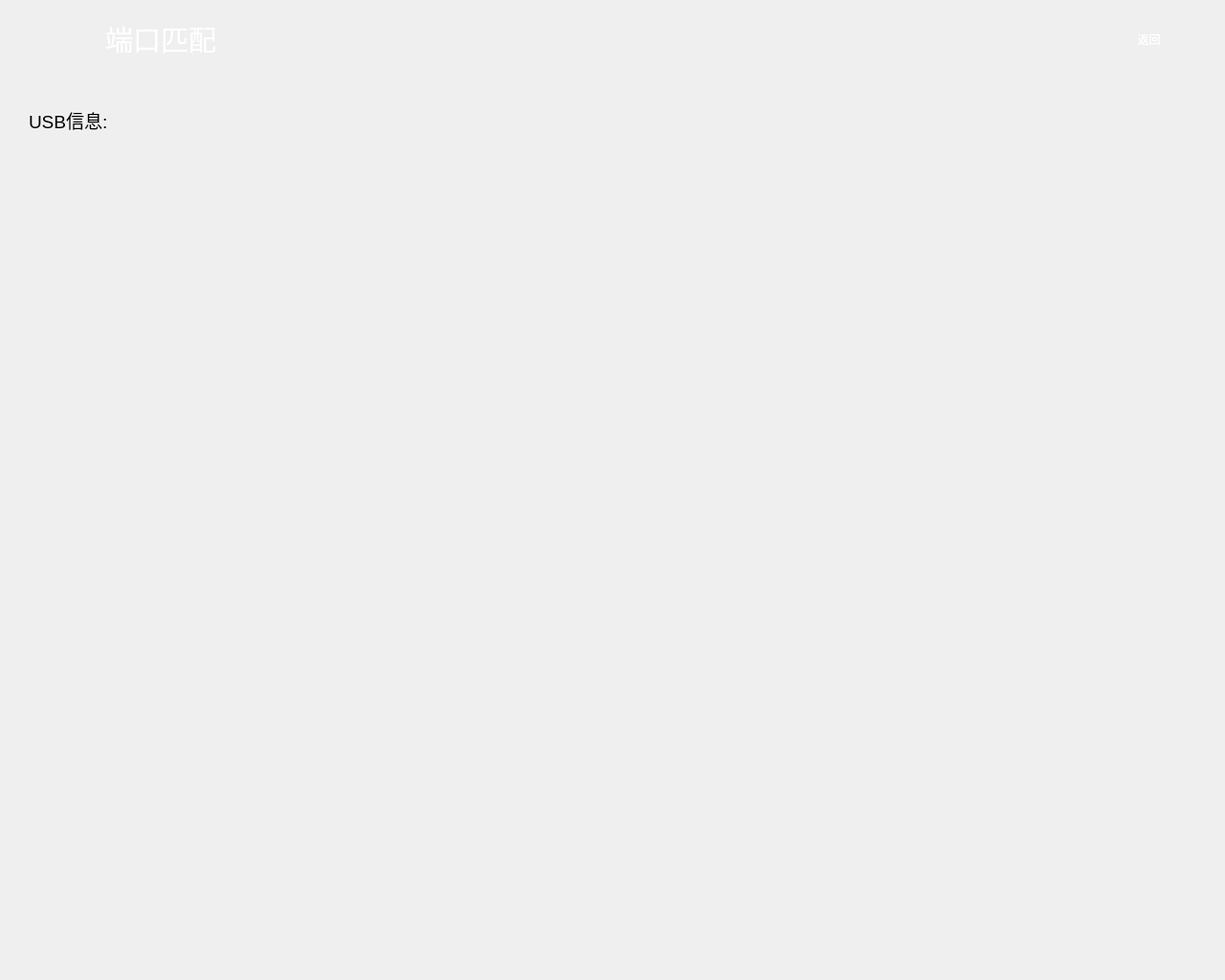
<?xml version="1.0" encoding="UTF-8"?>
<ui version="4.0">
 <class>WsPairDeviceForm</class>
 <widget class="QWidget" name="WsPairDeviceForm">
  <property name="geometry">
   <rect>
    <x>0</x>
    <y>0</y>
    <width>1280</width>
    <height>1024</height>
   </rect>
  </property>
  <property name="windowTitle">
   <string>Form</string>
  </property>
  <property name="styleSheet">
   <string notr="true"/>
  </property>
  <widget class="QPushButton" name="pushButtonBack">
   <property name="geometry">
    <rect>
     <x>1145</x>
     <y>5</y>
     <width>111</width>
     <height>71</height>
    </rect>
   </property>
   <property name="styleSheet">
    <string notr="true">QPushButton{
font: 20pt &quot;Sans Serif&quot;;
border: none;
background-color: transparent;
	color: rgb(255, 255, 255);
}
</string>
   </property>
   <property name="text">
    <string>返回</string>
   </property>
  </widget>
  <widget class="QListWidget" name="listWidget">
   <property name="geometry">
    <rect>
     <x>0</x>
     <y>150</y>
     <width>1280</width>
     <height>881</height>
    </rect>
   </property>
   <property name="styleSheet">
    <string notr="true">QListWidget{
    margin: auto;
	spacing: 20px;
	background-color: transparent;
}

QScrollBar:vertical { width: 38px; }

QListWidget::item {
    height: 266px;
    width: 440px;
    border: 1px solid rgba(0,144,255,0.6);
margin-left:10px;
margin-top:10px;
}</string>
   </property>
   <property name="flow">
    <enum>QListView::LeftToRight</enum>
   </property>
   <property name="isWrapping" stdset="0">
    <bool>true</bool>
   </property>
   <property name="viewMode">
    <enum>QListView::ListMode</enum>
   </property>
  </widget>
  <widget class="QLabel" name="label">
   <property name="geometry">
    <rect>
     <x>30</x>
     <y>110</y>
     <width>91</width>
     <height>31</height>
    </rect>
   </property>
   <property name="font">
    <font>
     <pointsize>14</pointsize>
    </font>
   </property>
   <property name="text">
    <string>USB信息:</string>
   </property>
  </widget>
  <widget class="QLabel" name="labelUsbPortNum">
   <property name="geometry">
    <rect>
     <x>140</x>
     <y>100</y>
     <width>211</width>
     <height>51</height>
    </rect>
   </property>
   <property name="font">
    <font>
     <pointsize>14</pointsize>
    </font>
   </property>
   <property name="styleSheet">
    <string notr="true">color: rgb(0, 0, 255);</string>
   </property>
   <property name="frameShadow">
    <enum>QFrame::Plain</enum>
   </property>
   <property name="text">
    <string/>
   </property>
  </widget>
  <widget class="QLabel" name="labelPairDeviceTitle">
   <property name="geometry">
    <rect>
     <x>110</x>
     <y>15</y>
     <width>141</width>
     <height>51</height>
    </rect>
   </property>
   <property name="font">
    <font>
     <family>Sans Serif</family>
     <pointsize>22</pointsize>
     <weight>50</weight>
     <italic>false</italic>
     <bold>false</bold>
    </font>
   </property>
   <property name="styleSheet">
    <string notr="true">   font: 22pt &quot;Sans Serif&quot;;
	color: rgb(255, 255, 255);</string>
   </property>
   <property name="text">
    <string>端口匹配</string>
   </property>
  </widget>
 </widget>
 <resources/>
 <connections>
  <connection>
   <sender>pushButtonBack</sender>
   <signal>clicked()</signal>
   <receiver>WsPairDeviceForm</receiver>
   <slot>pushButtonClickBack()</slot>
   <hints>
    <hint type="sourcelabel">
     <x>1795</x>
     <y>41</y>
    </hint>
    <hint type="destinationlabel">
     <x>1804</x>
     <y>-9</y>
    </hint>
   </hints>
  </connection>
 </connections>
 <slots>
  <slot>pushButtonClickBack()</slot>
 </slots>
</ui>
